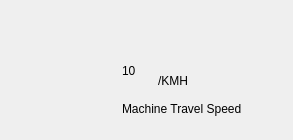
            <widget class="CardWidget" name="CardWidget">
             <property name="borderRadius">
              <number>30</number>
             </property>
             <layout class="QHBoxLayout" name="horizontalLayout_31">
              <item>
               <layout class="QHBoxLayout" name="horizontalLayout_30">
                <item>
                 <spacer name="horizontalSpacer_55">
                  <property name="orientation">
                   <enum>Qt::Horizontal</enum>
                  </property>
                  <property name="sizeType">
                   <enum>QSizePolicy::Fixed</enum>
                  </property>
                  <property name="sizeHint" stdset="0">
                   <size>
                    <width>5</width>
                    <height>20</height>
                   </size>
                  </property>
                 </spacer>
                </item>
                <item>
                 <layout class="QHBoxLayout" name="horizontalLayout_29">
                  <item>
                   <widget class="CardWidget" name="SpeedCardWidget">
                    <property name="sizePolicy">
                     <sizepolicy hsizetype="Expanding" vsizetype="Expanding">
                      <horstretch>0</horstretch>
                      <verstretch>0</verstretch>
                     </sizepolicy>
                    </property>
                    <property name="minimumSize">
                     <size>
                      <width>100</width>
                      <height>100</height>
                     </size>
                    </property>
                    <property name="maximumSize">
                     <size>
                      <width>100</width>
                      <height>100</height>
                     </size>
                    </property>
                    <property name="borderRadius">
                     <number>25</number>
                    </property>
                    <layout class="QHBoxLayout" name="horizontalLayout_27">
                     <item>
                      <layout class="QHBoxLayout" name="horizontalLayout_26">
                       <item>
                        <spacer name="horizontalSpacer_52">
                         <property name="orientation">
                          <enum>Qt::Horizontal</enum>
                         </property>
                         <property name="sizeHint" stdset="0">
                          <size>
                           <width>40</width>
                           <height>20</height>
                          </size>
                         </property>
                        </spacer>
                       </item>
                       <item>
                        <layout class="QVBoxLayout" name="verticalLayout_10">
                         <item>
                          <spacer name="verticalSpacer_19">
                           <property name="orientation">
                            <enum>Qt::Vertical</enum>
                           </property>
                           <property name="sizeHint" stdset="0">
                            <size>
                             <width>20</width>
                             <height>40</height>
                            </size>
                           </property>
                          </spacer>
                         </item>
                         <item>
                          <widget class="IconWidget" name="SpeedIconWidget">
                           <property name="sizePolicy">
                            <sizepolicy hsizetype="Fixed" vsizetype="Fixed">
                             <horstretch>0</horstretch>
                             <verstretch>0</verstretch>
                            </sizepolicy>
                           </property>
                           <property name="minimumSize">
                            <size>
                             <width>40</width>
                             <height>40</height>
                            </size>
                           </property>
                           <property name="fluentIcon">
                            <number>32</number>
                           </property>
                          </widget>
                         </item>
                         <item>
                          <spacer name="verticalSpacer_18">
                           <property name="orientation">
                            <enum>Qt::Vertical</enum>
                           </property>
                           <property name="sizeHint" stdset="0">
                            <size>
                             <width>20</width>
                             <height>40</height>
                            </size>
                           </property>
                          </spacer>
                         </item>
                        </layout>
                       </item>
                       <item>
                        <spacer name="horizontalSpacer_53">
                         <property name="orientation">
                          <enum>Qt::Horizontal</enum>
                         </property>
                         <property name="sizeHint" stdset="0">
                          <size>
                           <width>40</width>
                           <height>20</height>
                          </size>
                         </property>
                        </spacer>
                       </item>
                      </layout>
                     </item>
                    </layout>
                   </widget>
                  </item>
                  <item>
                   <layout class="QVBoxLayout" name="verticalLayout_13">
                    <item>
                     <layout class="QHBoxLayout" name="horizontalLayout_28">
                      <item>
                       <layout class="QVBoxLayout" name="verticalLayout_12">
                        <item>
                         <spacer name="verticalSpacer_22">
                          <property name="orientation">
                           <enum>Qt::Vertical</enum>
                          </property>
                          <property name="sizeHint" stdset="0">
                           <size>
                            <width>20</width>
                            <height>40</height>
                           </size>
                          </property>
                         </spacer>
                        </item>
                        <item>
                         <widget class="TitleLabel" name="SpeedTitleLabel">
                          <property name="sizePolicy">
                           <sizepolicy hsizetype="Fixed" vsizetype="Fixed">
                            <horstretch>0</horstretch>
                            <verstretch>0</verstretch>
                           </sizepolicy>
                          </property>
                          <property name="minimumSize">
                           <size>
                            <width>30</width>
                            <height>40</height>
                           </size>
                          </property>
                          <property name="text">
                           <string>10</string>
                          </property>
                          <property name="pixelFontSize" stdset="0">
                           <number>40</number>
                          </property>
                         </widget>
                        </item>
                        <item>
                         <spacer name="verticalSpacer_21">
                          <property name="orientation">
                           <enum>Qt::Vertical</enum>
                          </property>
                          <property name="sizeType">
                           <enum>QSizePolicy::Fixed</enum>
                          </property>
                          <property name="sizeHint" stdset="0">
                           <size>
                            <width>20</width>
                            <height>2</height>
                           </size>
                          </property>
                         </spacer>
                        </item>
                       </layout>
                      </item>
                      <item>
                       <layout class="QVBoxLayout" name="verticalLayout_11">
                        <item>
                         <spacer name="verticalSpacer_17">
                          <property name="orientation">
                           <enum>Qt::Vertical</enum>
                          </property>
                          <property name="sizeHint" stdset="0">
                           <size>
                            <width>20</width>
                            <height>40</height>
                           </size>
                          </property>
                         </spacer>
                        </item>
                        <item>
                         <widget class="StrongBodyLabel" name="KMHStrongBodyLabel">
                          <property name="sizePolicy">
                           <sizepolicy hsizetype="Fixed" vsizetype="Fixed">
                            <horstretch>0</horstretch>
                            <verstretch>0</verstretch>
                           </sizepolicy>
                          </property>
                          <property name="minimumSize">
                           <size>
                            <width>44</width>
                            <height>21</height>
                           </size>
                          </property>
                          <property name="text">
                           <string>/KMH</string>
                          </property>
                          <property name="pixelFontSize" stdset="0">
                           <number>16</number>
                          </property>
                         </widget>
                        </item>
                        <item>
                         <spacer name="verticalSpacer_20">
                          <property name="orientation">
                           <enum>Qt::Vertical</enum>
                          </property>
                          <property name="sizeType">
                           <enum>QSizePolicy::Fixed</enum>
                          </property>
                          <property name="sizeHint" stdset="0">
                           <size>
                            <width>20</width>
                            <height>2</height>
                           </size>
                          </property>
                         </spacer>
                        </item>
                       </layout>
                      </item>
                      <item>
                       <spacer name="horizontalSpacer_54">
                        <property name="orientation">
                         <enum>Qt::Horizontal</enum>
                        </property>
                        <property name="sizeHint" stdset="0">
                         <size>
                          <width>40</width>
                          <height>20</height>
                         </size>
                        </property>
                       </spacer>
                      </item>
                     </layout>
                    </item>
                    <item>
                     <widget class="StrongBodyLabel" name="SpeedStrongBodyLabel">
                      <property name="sizePolicy">
                       <sizepolicy hsizetype="Fixed" vsizetype="Fixed">
                        <horstretch>0</horstretch>
                        <verstretch>0</verstretch>
                       </sizepolicy>
                      </property>
                      <property name="minimumSize">
                       <size>
                        <width>155</width>
                        <height>20</height>
                       </size>
                      </property>
                      <property name="text">
                       <string>Machine Travel Speed</string>
                      </property>
                      <property name="pixelFontSize" stdset="0">
                       <number>18</number>
                      </property>
                     </widget>
                    </item>
                    <item>
                     <spacer name="verticalSpacer_23">
                      <property name="orientation">
                       <enum>Qt::Vertical</enum>
                      </property>
                      <property name="sizeType">
                       <enum>QSizePolicy::Fixed</enum>
                      </property>
                      <property name="sizeHint" stdset="0">
                       <size>
                        <width>20</width>
                        <height>10</height>
                       </size>
                      </property>
                     </spacer>
                    </item>
                   </layout>
                  </item>
                 </layout>
                </item>
                <item>
                 <spacer name="horizontalSpacer_56">
                  <property name="orientation">
                   <enum>Qt::Horizontal</enum>
                  </property>
                  <property name="sizeType">
                   <enum>QSizePolicy::Fixed</enum>
                  </property>
                  <property name="sizeHint" stdset="0">
                   <size>
                    <width>5</width>
                    <height>20</height>
                   </size>
                  </property>
                 </spacer>
                </item>
               </layout>
              </item>
             </layout>
            </widget>
